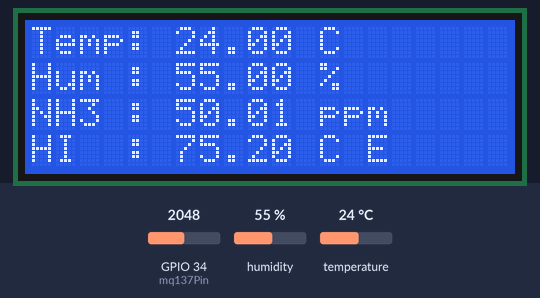
Bench run of a sketch on a simulated ESP32. Shown: 20×4 character LCD. Inputs (shaded band) come from the test bench; at power-on: temperature 24 °C, humidity 55 %, GPIO 34 (mq137Pin) = 2048. What the sketch prints to the serial monitor is not drawn.

Above: at 2.7 s.
2.8 s: temperature set to 28 °C
At 5.1 s:
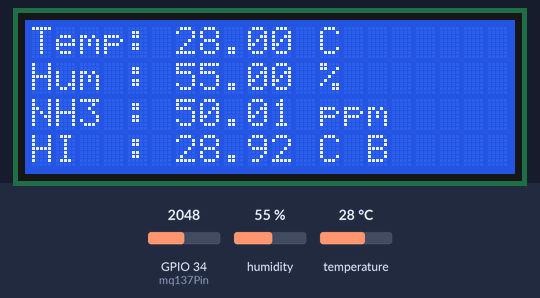
5.4 s: humidity set to 78 %
At 6.7 s:
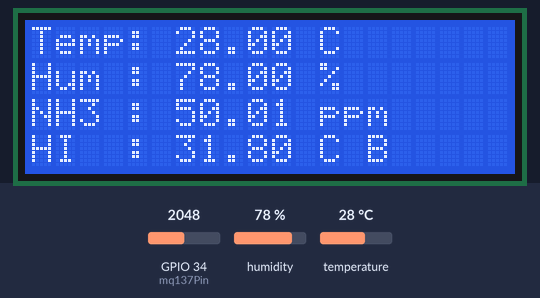
7.5 s: humidity set to 81 %
At 9.4 s:
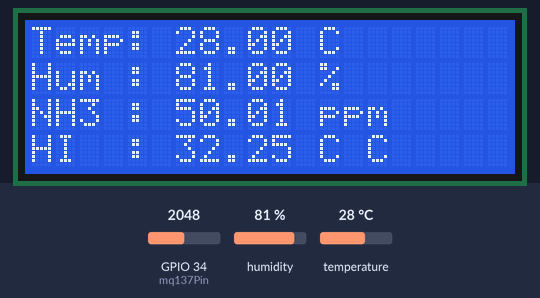
9.7 s: temperature set to 33 °C
At 10.9 s:
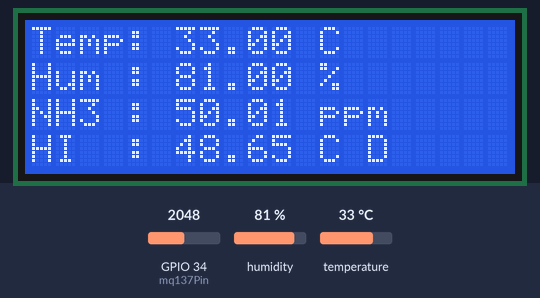
11.8 s: GPIO 34 (mq137Pin) set to 2866
At 13.7 s:
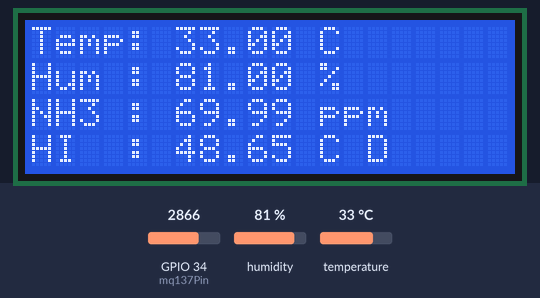
14.0 s: GPIO 34 (mq137Pin) set to 3603
At 15.2 s:
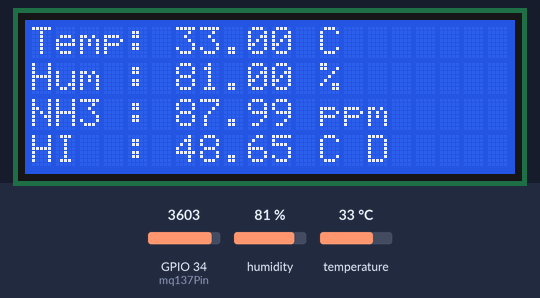
Timing chart, 0 to 17.0 s (numbered marks = the images above; inputs shaded):
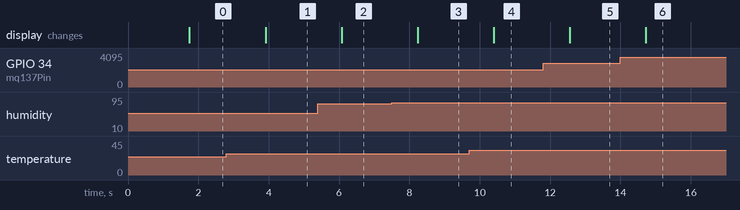

The sketch:

adafruit.ino
```cpp
#include <Wire.h>
#include <LiquidCrystal_I2C.h>
#include "SHT2x.h"
#include "AdafruitIO_WiFi.h"

// Define the pin for MQ-137
const int mq137Pin = 34;

// Initialize SHT20 sensor
uint32_t start, stop;
SHT2x sht;

// Initialize the LCD, set the I2C address to 0x27 for a 20 chars and 4 line display
LiquidCrystal_I2C lcd(0x27, 20, 4);

// Adafruit IO configuration
#define IO_USERNAME "your_aio_username"
#define IO_KEY "your_aio_key"
#define WIFI_SSID "your_ssid"
#define WIFI_PASS "ssid_password"

// Set up the Adafruit IO client
AdafruitIO_WiFi io(IO_USERNAME, IO_KEY, WIFI_SSID, WIFI_PASS);

// Set up Adafruit IO feeds
AdafruitIO_Feed *temperatureFeed = io.feed("temperature");
AdafruitIO_Feed *humidityFeed = io.feed("humidity");
AdafruitIO_Feed *ammoniaFeed = io.feed("ammonia");
AdafruitIO_Feed *heatIndexFeed = io.feed("heat-index");

// Function to read MQ-137 sensor value
float readMQ137() {
 int analogValue = analogRead(mq137Pin);
 // Convert analog value to ppm (calibration needed)
 float ppm = (analogValue / 4095.0) * 100; // Simplified conversion
 return ppm;
}

// Function to calculate heat index
float calculateHeatIndex(float temperature, float humidity) {
  // Fahrenheit temperature and relative humidity
  float tempF = (temperature * 1.8) + 32; // Convert Celsius to Fahrenheit

  // Check if temperature is below 80°F or humidity is below 40%
  if (tempF < 80.0 || humidity < 40.0) {
    return tempF; // Heat index is the same as the temperature
  }

  // Use the NWS formula for heat index calculation
  // NWS link : https://www.weather.gov/ama/heatindex
  float hif = -42.379 +
             2.04901523 * tempF +
            10.14333127 * humidity +
            -0.22475541 * tempF * humidity +
            -0.00683783 * pow(tempF, 2) +
            -0.05481717 * pow(humidity, 2) +
             0.00122874 * pow(tempF, 2) * humidity +
             0.00085282 * tempF * pow(humidity, 2) +
            -0.00000199 * pow(tempF, 2) * pow(humidity, 2);
  float hi = (hif - 32) / 1.8; // convert back to Celsius.
  return hi;
}

// Function to categorize heat index
String categorizeHeatIndex(float hi) {
  // <= 27c || 80f
  if (hi <= 27) {
    return "A"; //"safe";
  // >= 27c - 32c || 80f - 90f
  } else if (hi >= 27 && hi <= 32) {
    return "B"; //"caution";
  // >= 32c - 39c || 90f - 103f
  } else if (hi >= 32 && hi <= 39) {
    return "C"; //"E caution";
  // >= 39c - 51c || 103f - 124f
  } else if (hi >= 39 && hi <= 51) {
    return "D"; //"danger";
  // >= 51c || 124f
  } else if (hi >= 51){
    return "E"; //"E danger";
  }
}

// Function to display sensor data on LCD
void displaySensorData() {
 const uint32_t minI2CFreq = 100000;
 const uint32_t maxI2CFreq = 600000;
 const uint32_t freqStep = 50000;

 float temperature = NAN;
 float humidity = NAN;
 bool readSuccess = false;

 // Try different I2C frequencies until a successful read
 for (uint32_t i2cFreq = minI2CFreq; i2cFreq <= maxI2CFreq; i2cFreq += freqStep) {
   Wire.setClock(i2cFreq);
   unsigned long start = micros();
   sht.read();
   unsigned long stop = micros();

   // Check if the read was successful
   if (!isnan(sht.getTemperature()) && !isnan(sht.getHumidity())) {
     temperature = sht.getTemperature();
     humidity = sht.getHumidity();
     readSuccess = true;
     break;
   }

   Serial.print(i2cFreq / 1000);
 }

 // If no successful read occurred, display an error message
 if (!readSuccess) {
   Serial.println("Failed to read from SHT sensor!");
   lcd.clear();
   lcd.setCursor(0, 0);
   lcd.print("Failed to read");
   lcd.setCursor(0, 1);
   lcd.print("from SHT20 sensor");
   return;
 }

 // Read MQ-137 sensor
 float ammonia = readMQ137();

 // Calculate Heat Index
 float heatIndex = calculateHeatIndex(temperature, humidity);
 String hiCategory = categorizeHeatIndex(heatIndex);

 // Print data to Serial Monitor for debugging
 Serial.print("Temperature: ");
 Serial.print(temperature);
 Serial.print(" °C, Humidity: ");
 Serial.print(humidity);
 Serial.print(" %, Ammonia: ");
 Serial.print(ammonia);
 Serial.print(" ppm, Heat Index: ");
 Serial.print(heatIndex);
 Serial.print(" °C, (");
 Serial.print(hiCategory);
 Serial.println(")");

 // Display data on LCD
 lcd.clear();
 lcd.setCursor(0, 0);
 lcd.print("Temp: ");
 lcd.print(temperature);
 lcd.print(" C");
 lcd.setCursor(0, 1);
 lcd.print("Hum : ");
 lcd.print(humidity);
 lcd.print(" %");
 lcd.setCursor(0, 2);
 lcd.print("NH3 : ");
 lcd.print(ammonia);
 lcd.print(" ppm");
 lcd.setCursor(0, 3);
 lcd.print("HI  : ");
 lcd.print(heatIndex);
 lcd.print(" C ");
 lcd.print(hiCategory);
}

void setup() {
 // Start serial communication
 Serial.begin(115200);
 Wire.begin();
 sht.begin();

 // Initialize SHT20 sensor
 uint8_t stat = sht.getStatus();

 // Initialize LCD
 lcd.init();
 lcd.backlight();

 // Connect to Adafruit IO
 io.connect();

 // Wait for a connection
 while (io.status() < AIO_CONNECTED) {
   Serial.print(".");
   delay(500);
 }

 // We are connected
 Serial.println();
 Serial.println(io.statusText());
}

void loop() {
 static unsigned long lastDisplayTime = 0;
 static unsigned long lastSendTime = 0;
 unsigned long currentMillis = millis();

 if (currentMillis - lastDisplayTime >= 1000) {
   displaySensorData();
   lastDisplayTime = currentMillis;
 }

 // Send data to Adafruit IO every 30 seconds
 if (currentMillis - lastSendTime >= 30000) {
   temperatureFeed->save(sht.getTemperature());
   humidityFeed->save(sht.getHumidity());
   ammoniaFeed->save(readMQ137());
   heatIndexFeed->save(calculateHeatIndex(sht.getTemperature(), sht.getHumidity()));
   lastSendTime = currentMillis;
  }

  // Keep Adafruit IO connected
  io.run();
}
```

Measured:
- the behaviour switches between 79 and 80 % on humidity (found by bisection; images 2 and 3)
- after the input at 2.8 s, the display: changes after 1.1 s (image 1)
- after the input at 5.4 s, the display: changes after 0.67 s (image 2)
- after the input at 7.5 s, the display: changes after 0.73 s (image 3)
- after the input at 9.7 s, the display: changes after 0.70 s (image 4)
- after the input at 11.8 s, the display: changes after 0.76 s (image 5)
- after the input at 14.0 s, the display: changes after 0.72 s (image 6)
